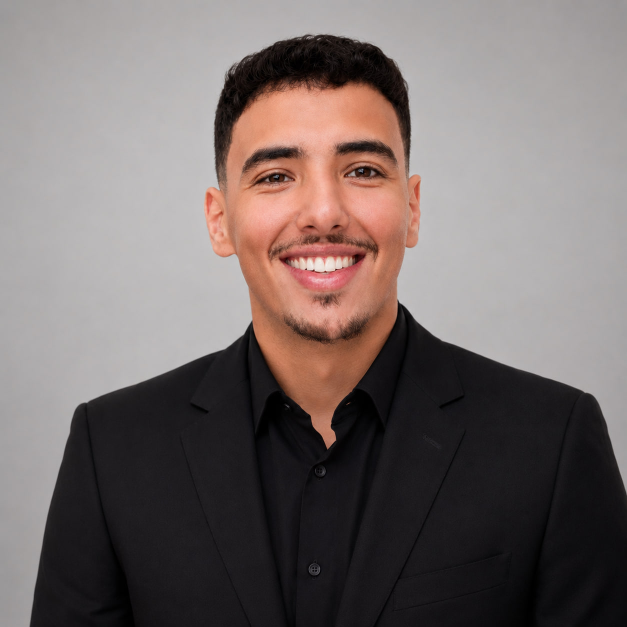
#> input picture assets-source/hand-open.jpg, 1254 x 1254 px (shown at 1/2 size)
$ python -i prepare-hero-assets.py   (imports and definitions only)
#> lines starting #> are read from the running program, lines starting #| are printed output that depends on the picture; after the words box and inside, x2 and y2 are one past the last pixel; in counts of white or black regions, pixels touching at a corner belong together
#> further down, picture is the input picture: PIL image 1254x1254 RGB; mean R, G, B 118.6, 108.2, 106.5
"""
Cuts the two hero textures out of their backgrounds.

Run once after replacing either source image:

    python scripts/prepare-hero-assets.py

Two different techniques, because the images are two different problems:

* The portrait sits on a lit grey studio backdrop, so separating it needs an
  actual segmentation model — no threshold survives hair against grey.
* The origami sits on near-black, which a luminance key separates far more
  cleanly than any saliency model would, and with exact edges rather than a
  model's guess at them.
"""

from __future__ import annotations

import sys
from pathlib import Path

import numpy as np
from PIL import Image
from scipy import ndimage

ROOT = Path(__file__).resolve().parent.parent
SOURCE = ROOT / "assets-source"
PUBLIC = ROOT / "public"

TARGET_SIZE = 1024


# [37 lines left out: functions main, cut_out_person, not called in this run]


def key_off_black(image: Image.Image, lo: float = 0.045, hi: float = 0.16) -> Image.Image:
#> called with lo = 0.045, hi = 0.16
    rgb = np.asarray(image.convert("RGB"), dtype=np.float32) / 255.0
    luma = rgb @ np.array([0.2126, 0.7152, 0.0722], dtype=np.float32)
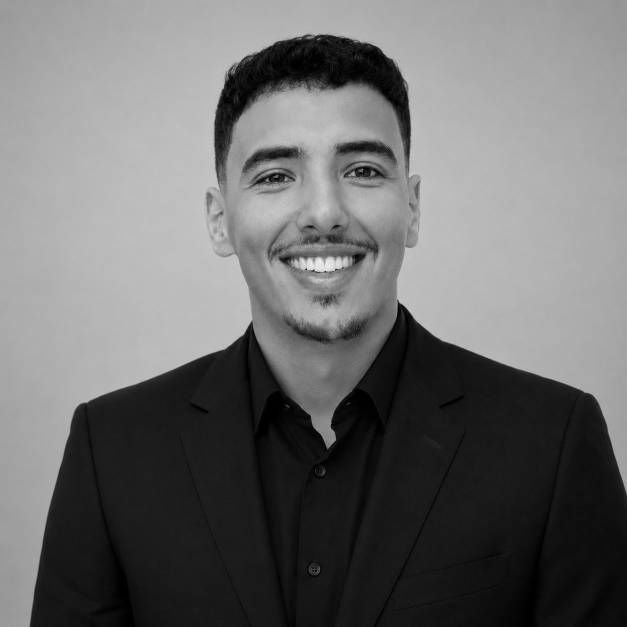
#> luma: shape (1254, 1254) float32 (shown at 1/2 size); min 0, max 0.962, mean 0.433

    # Fill holes before picking the largest blob, so the ball's own dark facets
    # stay opaque instead of being punched out as background.
    solid = ndimage.binary_fill_holes(luma > hi)
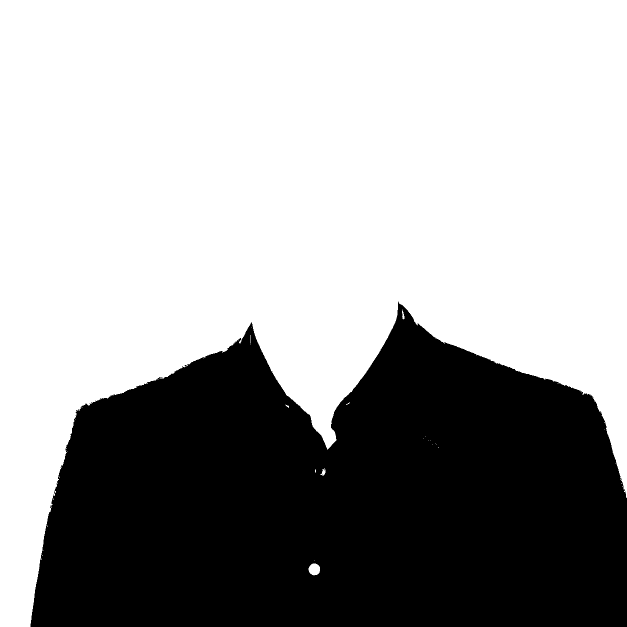
#> solid: shape (1254, 1254) bool (shown at 1/2 size); 63.4% white; 1 black region, box (x1, y1, x2, y2) and area: (61, 603, 1254, 1254) 574859
    labels, count = ndimage.label(solid)
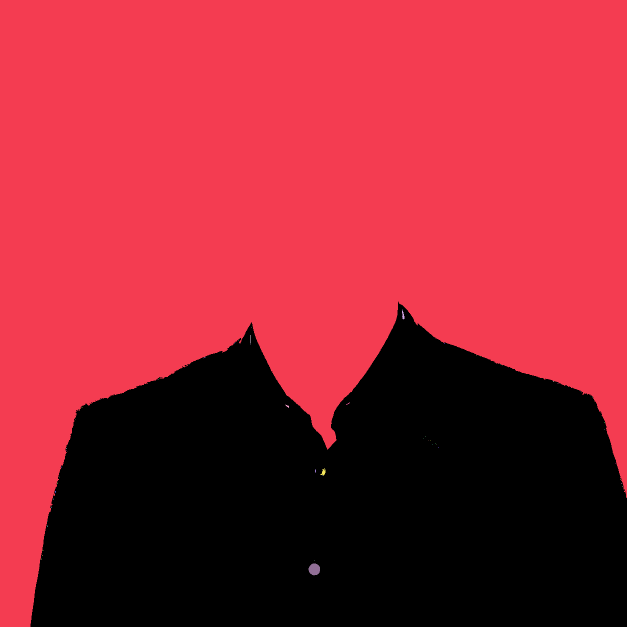
#> labels: shape (1254, 1254) int32 (shown at 1/2 size); 61 distinct labels, from 0 to 60; one colour per label, 0 black
#> count = 60
    if count:
        sizes = ndimage.sum(solid, labels, range(1, count + 1))
#> sizes = 60 values, max 996944 at index 0, min 1 at index 2, mean 16627.6
        solid = labels == (int(np.argmax(sizes)) + 1)
#> solid: shape (1254, 1254) bool; 63.4% white; 1 black region, box (x1, y1, x2, y2) and area: (61, 603, 1254, 1254) 575572

    ramp = np.clip((luma - lo) / (hi - lo), 0.0, 1.0)
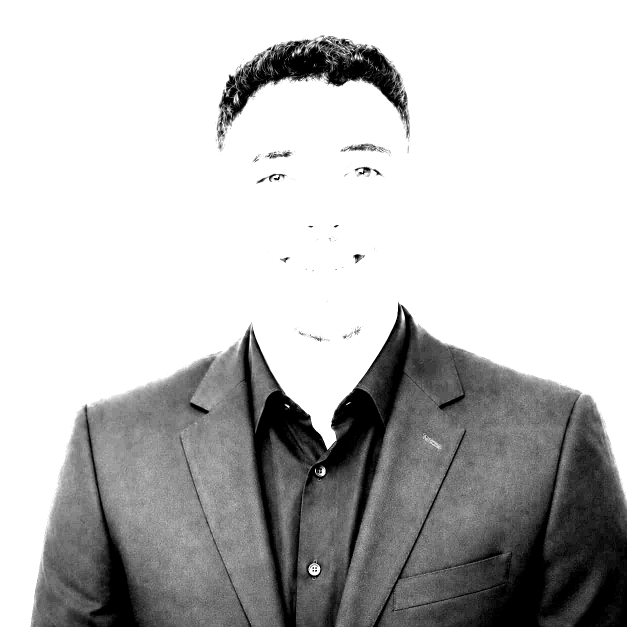
#> ramp: shape (1254, 1254) float32 (shown at 1/2 size); min 0, max 1, mean 0.75
    reach = ndimage.binary_dilation(solid, iterations=3)
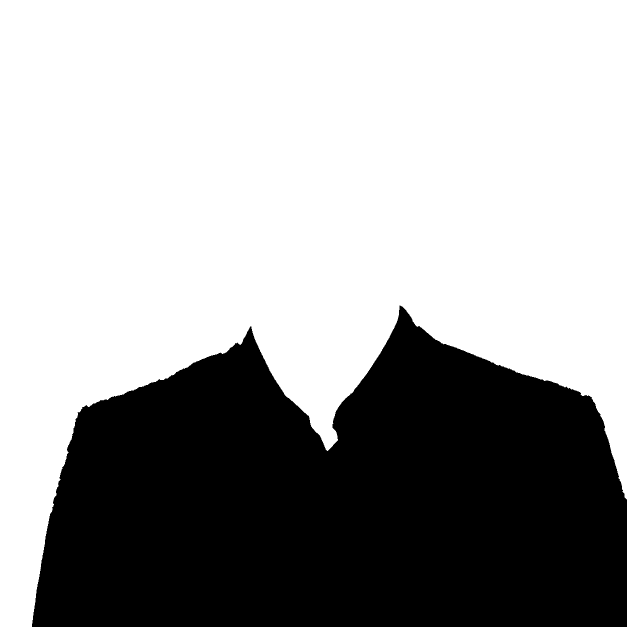
#> reach: shape (1254, 1254) bool (shown at 1/2 size); 63.8% white; 1 black region, box (x1, y1, x2, y2) and area: (64, 611, 1254, 1254) 569432
    alpha = np.where(reach, np.maximum(ramp, solid.astype(np.float32)), 0.0)
    alpha = ndimage.gaussian_filter(alpha, 0.7)

    # The JPEG was composited over black, so edge pixels arrive darkened by
    # their own coverage. Dividing it back out is what prevents a grey halo
    # once the ball is drawn over a different background.
    safe = np.maximum(alpha, 1e-3)[..., None]
    unpremultiplied = np.clip(rgb / safe, 0.0, 1.0)
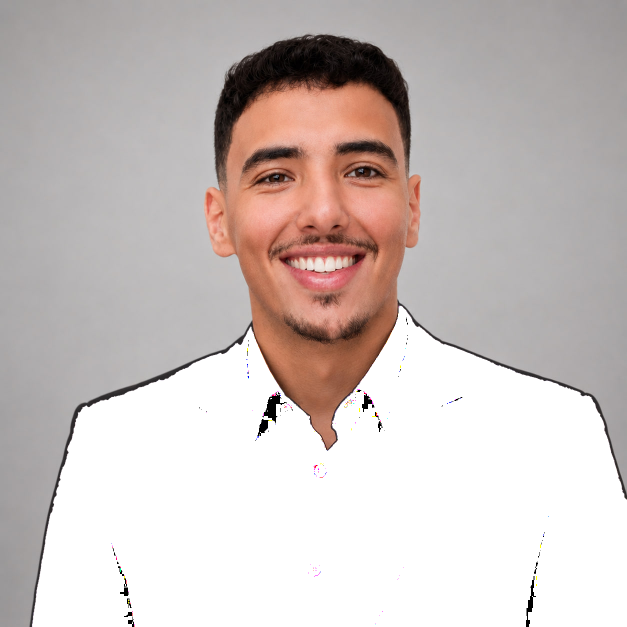
#> unpremultiplied: shape (1254, 1254, 3) float32 (shown at 1/2 size); mean R, G, B 0.793, 0.754, 0.744
    straight = np.where(alpha[..., None] > 0.02, unpremultiplied, rgb)

    rgba = np.concatenate([straight, alpha[..., None]], axis=-1)
    return crop_to_content(Image.fromarray((rgba * 255).astype(np.uint8), "RGBA"))


def crop_to_content(image: Image.Image, margin: float = 0.04) -> Image.Image:
    """Squares the crop around the subject so the texture isn't mostly empty."""
#> called with margin = 0.04
    alpha = np.asarray(image)[..., 3]
    rows = np.where(alpha.max(axis=1) > 5)[0]
#> rows = 1254 values from 0 to 1253
    cols = np.where(alpha.max(axis=0) > 5)[0]
#> cols = 1254 values from 0 to 1253
    if not len(rows) or not len(cols):
        return image

    cy = (rows[0] + rows[-1]) / 2
#> cy = 626.5
    cx = (cols[0] + cols[-1]) / 2
#> cx = 626.5
    half = max(rows[-1] - rows[0], cols[-1] - cols[0]) / 2
#> half = 626.5
    half *= 1 + margin
#> half = 651.6

    return image.crop(
        (int(cx - half), int(cy - half), int(cx + half), int(cy + half))
    )
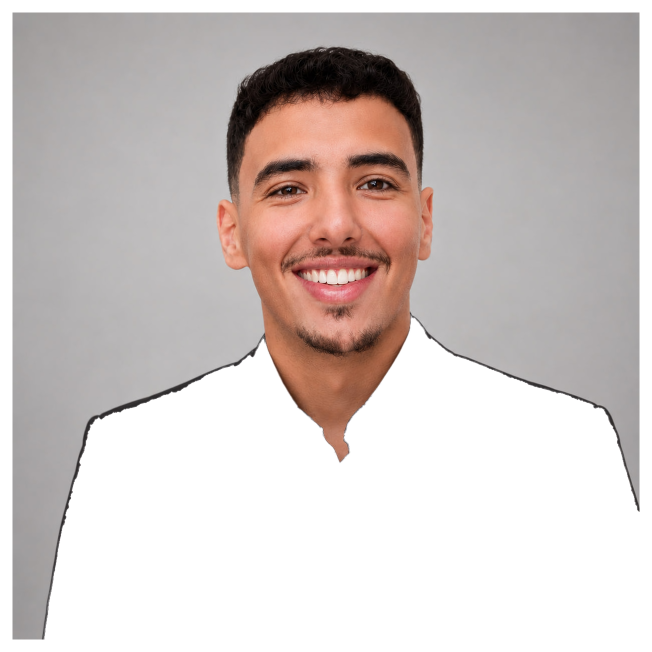
#> returned value: PIL image 1303x1303 RGBA (shown at 1/2 size); mean R, G, B, A 110.2, 100.6, 99, 150.4; transparent parts drawn white


# [12 lines left out: function save, not called in this run]


# [2 lines not run here, left out]

>>> from PIL import Image
>>> picture = Image.open('../assets-source/hand-open.jpg')
>>> result = key_off_black(picture)
